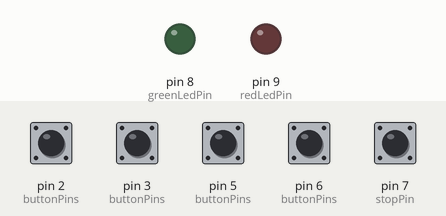
Recording of a sketch running on a simulated Arduino Uno, built with avr-gcc and run on an emulated ATmega328P. Parts: output pins drawn as LEDs (lit = HIGH). Inputs (shaded band) come from the test bench; at power-on: pin 2 (buttonPins), pin 3 (buttonPins), pin 5 (buttonPins), pin 6 (buttonPins), pin 7 (stopPin) HIGH. WiFi joins after 1.5 s; servers stay silent unless stated; uploads are accepted with an empty reply; what the sketch prints to the serial monitor is not drawn.

Above: at 2.7 s.
2.8 s: pin 2 (buttonPins) pulled LOW for 0.15 s
At 4.0 s:
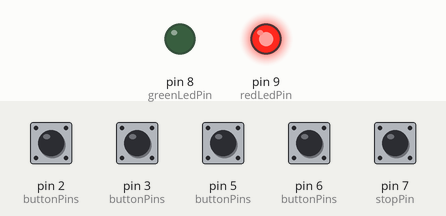
5.9 s: pin 3 (buttonPins) pulled LOW for 0.15 s
At 8.1 s:
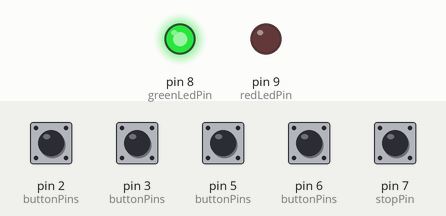
9.0 s: pin 5 (buttonPins) pulled LOW for 0.15 s
At 10.0 s:
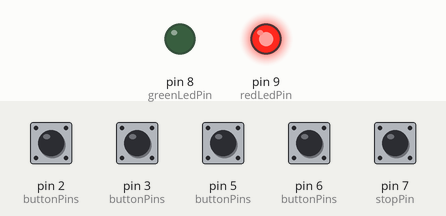
12.1 s: pin 6 (buttonPins) pulled LOW for 1 s
At 13.6 s:
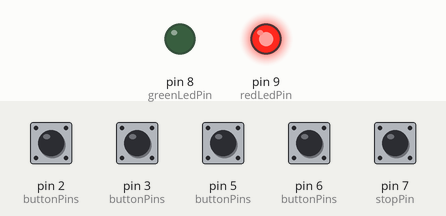
14.6 s: pin 7 (stopPin) pulled LOW for 1 s
17.9 s: pin 2 (buttonPins) pulled LOW for 1 s
At 21.5 s:
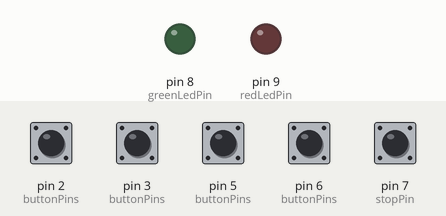
Timing chart, 0 to 22.9 s (numbered marks = the images above; inputs shaded):
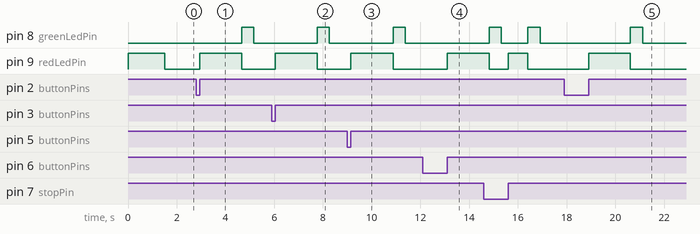

Measured:
- after the input at 2.8 s, pin 8 (greenLedPin): LOW → HIGH after 1.9 s, → LOW 0.50 s later; pin 9 (redLedPin): LOW → HIGH after 0.15 s, → LOW 1.7 s later
- after the input at 5.9 s, pin 8 (greenLedPin): LOW → HIGH after 1.9 s, → LOW 0.50 s later; pin 9 (redLedPin): LOW → HIGH after 0.15 s, → LOW 1.7 s later
- after the input at 9.0 s, pin 8 (greenLedPin): LOW → HIGH after 1.9 s, → LOW 0.50 s later; pin 9 (redLedPin): LOW → HIGH after 0.15 s, → LOW 1.7 s later
- after the input at 12.1 s, pin 9 (redLedPin): LOW → HIGH after 1.0 s
- after the input at 17.9 s, pin 8 (greenLedPin): LOW → HIGH after 2.7 s, → LOW 0.50 s later; pin 9 (redLedPin): LOW → HIGH after 1.0 s, → LOW 1.7 s later

The sketch:

SonosArduino.ino
```cpp
#include <SPI.h>
#include <Ethernet.h>

#include "Button.h"
#include "Sonos.h"
#include "MemoryFree.h"

// Single click streams
char *singleClickStreams[] = {
  "http://www.bbc.co.uk/radio/listen/live/r4.asx",
  "http://bbc.co.uk/radio/listen/live/r5l.asx",
  "http://www.bbc.co.uk/worldservice/meta/tx/nb/live/eneuk.asx",
  "http://www.bbc.co.uk/radio/listen/live/r4.asx"
};

// Long click streams
char *longClickStreams[] = {
  "http://www.bbc.co.uk/radio/listen/live/r4x.asx",
  "http://bbc.co.uk/radio/listen/live/r5lsp.asx",
  "http://www.bbc.co.uk/radio/listen/live/r4.asx",
  "http://www.bbc.co.uk/radio/listen/live/r4.asx"
};

// Your Arduino MAC address
byte macAddress[] = { 0x90, 0xA2, 0xDA, 0x00, 0x69, 0x1C };

// The IP address of your Sonos box
const IPAddress sonosIP = IPAddress(192, 168, 0, 216);

// Pin assignments
const unsigned int noOfButtons = 4;
const byte buttonPins[] = { 2, 3, 5, 6 };
const byte stopPin = 7;
byte greenLedPin = 8;
byte redLedPin = 9;

Sonos *sonos;
Button *buttons[noOfButtons];
Button *stopButton;

void redLedOn();
void redLedOff();
void greenLedOn();
void greenLedOff();

void setup() {
  Serial.begin(9600);
  Serial.println("setup()");
  debugMemory();

  // Setup LEDs
  pinMode(greenLedPin, OUTPUT);
  pinMode(redLedPin, OUTPUT);

  redLedOn();

  // Initalise buttons
  for(int _b=0; _b<noOfButtons; _b++) {
    Button *_button = new Button(buttonPins[_b]);
    _button->turnOnPullUp();
    buttons[_b] = _button;
  }
  stopButton = new Button(stopPin);
  stopButton->turnOnPullUp();

  // Initalise ethernet
  if (Ethernet.begin(macAddress) == 0) {
    while(1) {
       redLedOn();
       delay(500);
       redLedOff();
       delay(500);
    }
  }
  Serial.println(Ethernet.localIP());

  // Initalise Sonos
  sonos = new Sonos(sonosIP);
  debugMemory();

  redLedOff();
}


void loop() {
  Button::Event _stopEvent = stopButton->getEvent();
  if (_stopEvent != Button::None) {
    redLedOn();
    Serial.print(millis());
    Serial.print(" ");
    switch(_stopEvent) {
      case Button::SingleClick:
        Serial.println("Single click");
        sonos->pause();
        break;
      case Button::LongClick:
        Serial.println("Long click");
        sonos->play();
        break;
      default:
        Serial.println("Unknown");
        break;
    }
    Serial.flush();
    debugMemory();
    redLedOff();
    greenLedOn();
    delay(500);
    greenLedOff();
  }

  for(int _b=0; _b<noOfButtons; _b++) {
    Button *_button = buttons[_b];
    Button::Event _event = _button->getEvent();
    if (_event != Button::None) {
      redLedOn();
      Serial.print(millis());
      Serial.print(" ");
      switch(_event) {
        case Button::SingleClick:
          Serial.println("Single click");
          sonos->playStream(singleClickStreams[_b]);
          break;
        case Button::LongClick:
          Serial.println("Long click");
          sonos->playStream(longClickStreams[_b]);
          break;
        default:
          Serial.println("Unknown");
          break;
      }
      Serial.flush();
      debugMemory();
      redLedOff();
      greenLedOn();
      delay(500);
      greenLedOff();
    }
  }
}

void redLedOn() {
  digitalWrite(redLedPin, HIGH);
}

void redLedOff() {
  digitalWrite(redLedPin, LOW);
}

void greenLedOn() {
  digitalWrite(greenLedPin, HIGH);
}

void greenLedOff() {
  digitalWrite(greenLedPin, LOW);
}
```

Button.cpp
```cpp
#include "Arduino.h"
#include "Button.h"

Button::Button(byte pin) {
  _shortClick = 35;
  _longClick = 400;

  _pin = pin;
  pinMode(_pin, INPUT);

  _lastEventTime = 0;
  _lastEventType = Unknown;
}

void Button::turnOnPullUp() {
  digitalWrite(_pin, HIGH);
}

void Button::turnOffPullUp() {
  digitalWrite(_pin, LOW);
}

Button::Event Button::getEvent() {
  MomentaryState _state = getState();
  unsigned long _currentTime = millis();

  if (_lastEventType == Unknown || _lastEventType == Off) {
    if (_state == Up) {
      _lastEventTime = _currentTime;
      _lastEventType = Off;
      return None;
    }
    else {
      _lastEventTime = _currentTime;
      _lastEventType = SingleClickOn;
      return None;
    }
  }
  else if (_lastEventType == SingleClickOn) {
    if (_state == Down) { // we're still clicking
      return None;
    }
    else { // button has been released
      if (_currentTime > _lastEventTime + _longClick) {
        _lastEventTime = _currentTime;
        _lastEventType = Off;
        return LongClick;
      }
      else if (_currentTime > _lastEventTime + _shortClick) {
        _lastEventTime = _currentTime;
        _lastEventType = Off;
        return SingleClick;
      }
      else {
        _lastEventTime = _currentTime;
        _lastEventType = Off;
        return None;
      }
    }
  }

}

Button::MomentaryState Button::getState() {
  byte _state = digitalRead(_pin);
  if (_state == LOW)
    return Down;
  else
    return Up;
}
```

Button.h
```cpp
#ifndef Buttons_h
#define Buttons_h

#include "Arduino.h"

class Button {
  public:
    enum Event { None, SingleClick, LongClick };
    Button(byte pin);
    void turnOnPullUp();
    void turnOffPullUp();
    Event getEvent();

  private:
    enum LastEventType { Unknown, Off, SingleClickOn };
    enum MomentaryState { Up, Down };
    byte _pin;
    unsigned int _shortClick;
    unsigned int _longClick;
    unsigned long _lastEventTime;
    LastEventType _lastEventType;

    MomentaryState getState();

};

#endif
```

MemoryFree.cpp
```cpp
#include <Arduino.h>

extern unsigned int __heap_start;
extern void *__brkval;

/*
 * The free list structure as maintained by the
 * avr-libc memory allocation routines.
 */
struct __freelist {
  size_t sz;
  struct __freelist *nx;
};

/* The head of the free list structure */
extern struct __freelist *__flp;

#include "MemoryFree.h";

/* Calculates the size of the free list */
int freeListSize() {
  struct __freelist* current;
  int total = 0;

  for (current = __flp; current; current = current->nx) {
    total += 2; /* Add two bytes for the memory block's header  */
    total += (int) current->sz;
  }

  return total;
}

int freeMemory() {
  int free_memory;

  if ((int)__brkval == 0) {
    free_memory = ((int)&free_memory) - ((int)&__heap_start);
  } else {
    free_memory = ((int)&free_memory) - ((int)__brkval);
    free_memory += freeListSize();
  }
  return free_memory;
}

void debugMemory() {
  Serial.print("freeMemory=");
  Serial.println(freeMemory());
}
```

MemoryFree.h
```cpp
#ifndef	MEMORY_FREE_H
#define MEMORY_FREE_H

#ifdef __cplusplus
extern "C" {
#endif

int freeMemory();
void debugMemory();

#ifdef  __cplusplus
}
#endif

#endif
```

Sonos.cpp
```cpp
#include "Arduino.h"
#include "Sonos.h"

const unsigned short int __SONOS_PORT = 1400;

PROGMEM const prog_char __AVTRANSPORT_POST[] = "POST /MediaRenderer/AVTransport/Control HTTP/1.1";
PROGMEM const prog_char __CONNECTION_CLOSE[] = "Connection: close";
PROGMEM const prog_char __CONTENT_TYPE[] = "Content-Type: text/xml; charset=\"utf-8\"";
PROGMEM const prog_char __HOST[] = "Host: ";
PROGMEM const prog_char __CONTENT_LENGTH[] = "Content-Length: ";

PROGMEM const prog_char __SOAP_BODY_OPEN[] = "<s:Envelope xmlns:s=\"http://schemas.xmlsoap.org/soap/envelope/\" s:encodingStyle=\"http://schemas.xmlsoap.org/soap/encoding/\"><s:Body>";
PROGMEM const prog_char __SOAP_BODY_CLOSE[] = "</s:Body></s:Envelope>";


Sonos::Sonos(IPAddress ip) {
  _ip = ip;
}

void Sonos::pause() {
  _client.connect(_ip, __SONOS_PORT);
  pauseHttpMessage();
  debugResponse();
  _client.stop();
}

void Sonos::play() {
  _client.connect(_ip, __SONOS_PORT);
  playHttpMessage();
  debugResponse();
  _client.stop();
}

void Sonos::playStream(char *streamUrl) {
  _client.connect(_ip, 1400);
  playURIHttpMessage(streamUrl);
  debugResponse();
  _client.stop();

  _client.connect(_ip, __SONOS_PORT);
  playHttpMessage();
  debugResponse();
  _client.stop();
}


void Sonos::clientPWrite(const prog_char *data) {
  while (char c = pgm_read_byte(data++)) {
    Serial.write(c);
    _client.write(c);
  }
}

void Sonos::clientPWriteLn(const prog_char *data) {
  clientPWrite(data);
  _client.println();
  Serial.println();
}

void Sonos::clientWrite(const char *data) {
  Serial.print(data);
  _client.print(data);
}

void Sonos::clientWriteLn(const char *data) {
  clientWrite(data);
  Serial.println();
  _client.println();
}

void Sonos::clientWriteLn() {
  Serial.println();
  _client.println();
}

void Sonos::clientWriteLn(IPAddress ip) {
  char _buffer[25];
  sprintf(_buffer, "%d.%d.%d.%d:%d", ip[0], ip[1], ip[2], ip[3], __SONOS_PORT);
  clientWriteLn(_buffer);
}

void Sonos::clientWriteLn(long number) {
  char _buffer[25];
  sprintf(_buffer, "%d", number);
  clientWriteLn(_buffer);
}

void Sonos::debugResponse() {
  unsigned long _timeout = millis() + 1000;
  while ((!_client.available ()) && (millis () < _timeout));

  while(_client.available()) {
    char c = _client.read();
    Serial.print(c);
  }
  Serial.println();
  Serial.println();
}


void Sonos::pauseHttpMessage() {
  const char *_payload = PSTR("<u:Pause xmlns:u=\"urn:schemas-upnp-org:service:AVTransport:1\"><InstanceID>0</InstanceID></u:Pause>");

  clientPWriteLn(__AVTRANSPORT_POST);
  clientPWriteLn(__CONNECTION_CLOSE);
  clientPWrite(__HOST);
  clientWriteLn(_ip);
  clientPWrite(__CONTENT_LENGTH);
  clientWriteLn(strlen_P(__SOAP_BODY_OPEN) + strlen_P(_payload) + strlen_P(__SOAP_BODY_CLOSE));
  clientPWriteLn(__CONTENT_TYPE);
  clientPWriteLn(PSTR("Soapaction: \"urn:schemas-upnp-org:service:AVTransport:1#Pause\""));
  clientWriteLn();
  clientPWrite(__SOAP_BODY_OPEN);
  clientPWrite(_payload);
  clientPWriteLn(__SOAP_BODY_CLOSE);
}

void Sonos::playHttpMessage() {
  const char *_payload = PSTR("<u:Play xmlns:u=\"urn:schemas-upnp-org:service:AVTransport:1\"><InstanceID>0</InstanceID><Speed>1</Speed></u:Play>");

  clientPWriteLn(__AVTRANSPORT_POST);
  clientPWriteLn(__CONNECTION_CLOSE);
  clientPWrite(__HOST);
  clientWriteLn(_ip);
  clientPWrite(__CONTENT_LENGTH);
  clientWriteLn(strlen_P(__SOAP_BODY_OPEN) + strlen_P(_payload) + strlen_P(__SOAP_BODY_CLOSE));
  clientPWriteLn(__CONTENT_TYPE);
  clientPWriteLn(PSTR("Soapaction: \"urn:schemas-upnp-org:service:AVTransport:1#Play\""));
  clientWriteLn();
  clientPWrite(__SOAP_BODY_OPEN);
  clientPWrite(_payload);
  clientPWriteLn(__SOAP_BODY_CLOSE);
}

void Sonos::playURIHttpMessage(char *uri) {
  const char *_payloadStart = PSTR("<u:SetAVTransportURI xmlns:u=\"urn:schemas-upnp-org:service:AVTransport:1\"><InstanceID>0</InstanceID><CurrentURI>");
  const char *_payloadEnd = PSTR("</CurrentURI><CurrentURIMetaData></CurrentURIMetaData></u:SetAVTransportURI>");

  clientPWriteLn(__AVTRANSPORT_POST);
  clientPWriteLn(__CONNECTION_CLOSE);
  clientPWrite(__HOST);
  clientWriteLn(_ip);
  clientPWrite(__CONTENT_LENGTH);
  clientWriteLn(strlen_P(__SOAP_BODY_OPEN) + strlen_P(_payloadStart) + strlen(uri) + strlen_P(_payloadEnd) + strlen_P(__SOAP_BODY_CLOSE));
  clientPWriteLn(__CONTENT_TYPE);
  clientPWriteLn(PSTR("Soapaction: \"urn:schemas-upnp-org:service:AVTransport:1#SetAVTransportURI\""));
  clientWriteLn();
  clientPWrite(__SOAP_BODY_OPEN);
  clientPWrite(_payloadStart);
  clientWrite(uri);
  clientPWrite(_payloadEnd);
  clientPWriteLn(__SOAP_BODY_CLOSE);

}
```

Sonos.h
```cpp
#ifndef Sonos_h
#define Sonos_h

#include "Arduino.h"
#include <Ethernet.h>

class Sonos {
  public:
    Sonos(IPAddress ip);
    void pause();
    void play();
    void playStream(char *streamUrl);

  private:
    IPAddress _ip;
    EthernetClient _client;
    void clientPWrite(const prog_char *data);
    void clientPWriteLn(const prog_char *data);
    void clientWrite(const char *data);
    void clientWriteLn(const char *data);
    void clientWriteLn();
    void clientWriteLn(IPAddress ip);
    void clientWriteLn(long number);
    void debugResponse();
    void pauseHttpMessage();
    void playHttpMessage();
    void playURIHttpMessage(char *uri);
};

#endif
```
